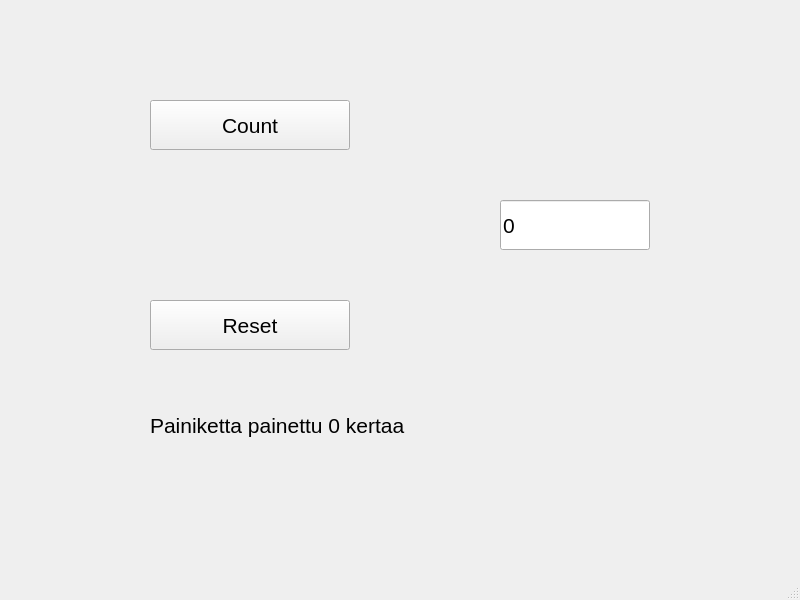
<?xml version="1.0" encoding="UTF-8"?>
<ui version="4.0">
 <class>MainWindow</class>
 <widget class="QMainWindow" name="MainWindow">
  <property name="geometry">
   <rect>
    <x>0</x>
    <y>0</y>
    <width>800</width>
    <height>600</height>
   </rect>
  </property>
  <property name="windowTitle">
   <string>MainWindow</string>
  </property>
  <widget class="QWidget" name="centralwidget">
   <widget class="QPushButton" name="btnCount">
    <property name="geometry">
     <rect>
      <x>150</x>
      <y>100</y>
      <width>200</width>
      <height>50</height>
     </rect>
    </property>
    <property name="font">
     <font>
      <pointsize>16</pointsize>
      <bold>false</bold>
     </font>
    </property>
    <property name="text">
     <string>Count</string>
    </property>
   </widget>
   <widget class="QPushButton" name="btnReset">
    <property name="geometry">
     <rect>
      <x>150</x>
      <y>300</y>
      <width>200</width>
      <height>50</height>
     </rect>
    </property>
    <property name="font">
     <font>
      <pointsize>16</pointsize>
     </font>
    </property>
    <property name="text">
     <string>Reset</string>
    </property>
   </widget>
   <widget class="QLineEdit" name="txtResult">
    <property name="geometry">
     <rect>
      <x>500</x>
      <y>200</y>
      <width>150</width>
      <height>50</height>
     </rect>
    </property>
    <property name="font">
     <font>
      <pointsize>16</pointsize>
     </font>
    </property>
    <property name="text">
     <string>0</string>
    </property>
   </widget>
   <widget class="QLabel" name="labelInfo">
    <property name="geometry">
     <rect>
      <x>150</x>
      <y>400</y>
      <width>400</width>
      <height>50</height>
     </rect>
    </property>
    <property name="font">
     <font>
      <pointsize>16</pointsize>
     </font>
    </property>
    <property name="frameShape">
     <enum>QFrame::Shape::NoFrame</enum>
    </property>
    <property name="text">
     <string>Painiketta painettu 0 kertaa</string>
    </property>
   </widget>
  </widget>
  <widget class="QMenuBar" name="menubar">
   <property name="geometry">
    <rect>
     <x>0</x>
     <y>0</y>
     <width>800</width>
     <height>21</height>
    </rect>
   </property>
  </widget>
  <widget class="QStatusBar" name="statusbar"/>
 </widget>
 <resources/>
 <connections/>
</ui>
